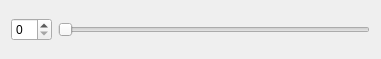
<?xml version="1.0" encoding="UTF-8"?>
<ui version="4.0">
 <class>SmallWidget</class>
 <widget class="QWidget" name="SmallWidget">
  <property name="geometry">
   <rect>
    <x>0</x>
    <y>0</y>
    <width>381</width>
    <height>59</height>
   </rect>
  </property>
  <property name="windowTitle">
   <string>Form</string>
  </property>
  <layout class="QHBoxLayout" name="horizontalLayout">
   <item>
    <widget class="QSpinBox" name="spinBox"/>
   </item>
   <item>
    <widget class="QSlider" name="horizontalSlider">
     <property name="orientation">
      <enum>Qt::Horizontal</enum>
     </property>
    </widget>
   </item>
  </layout>
 </widget>
 <resources/>
 <connections/>
</ui>
